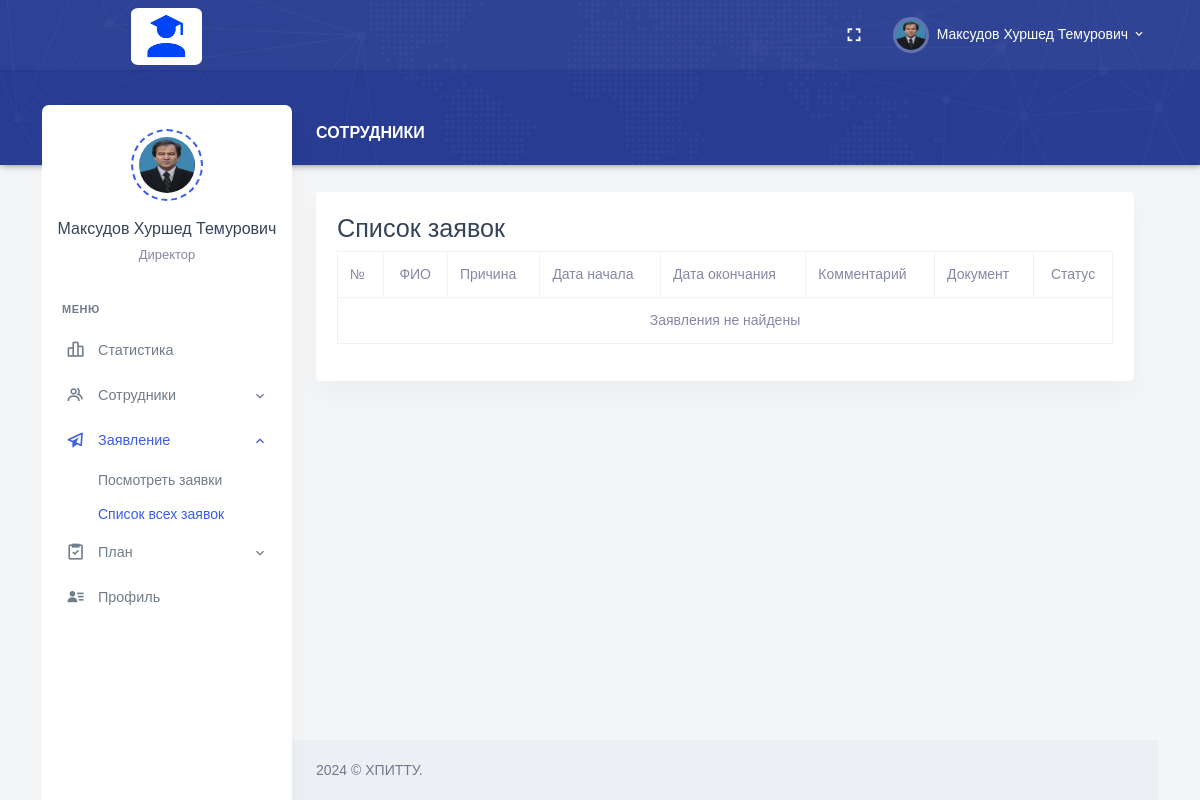
The page /Director/list-leave.php (signed in) on the database as committed earlier.
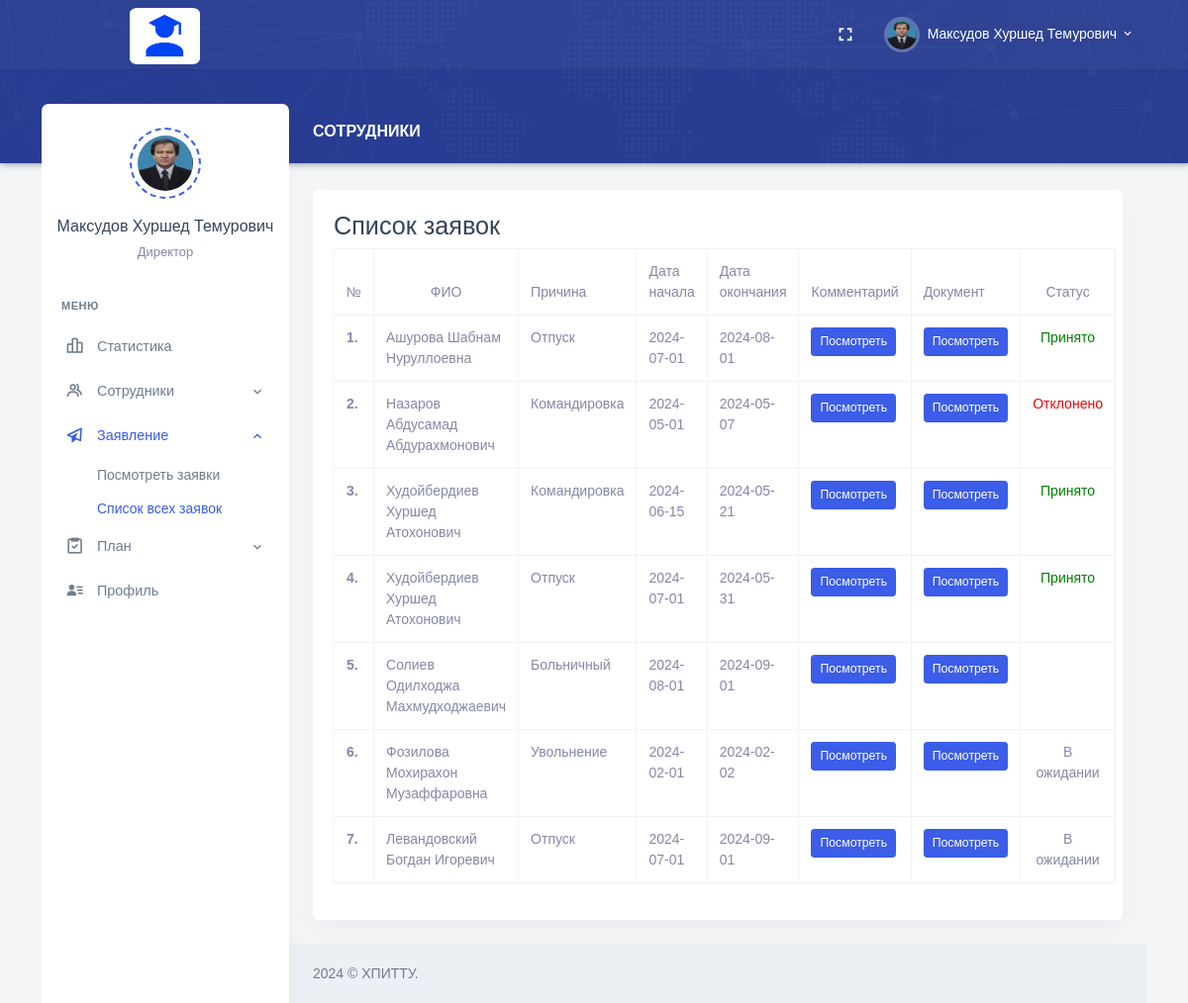
The same page on the database as committed later.
### tables this page shows
CREATE TABLE `employee_leave` (
  `leave_id` int NOT NULL AUTO_INCREMENT,
  `full_name` varchar(255) NOT NULL,
  `reason` varchar(255) DEFAULT NULL,
  `start_date` date DEFAULT NULL,
  `end_date` date DEFAULT NULL,
  `comments` varchar(1000) DEFAULT NULL,
  `Username` varchar(30) DEFAULT NULL,
  `status` varchar(50) NOT NULL,
  `pdf_file` blob,
  PRIMARY KEY (`leave_id`)
);

### Director/list-leave.php (the view, shortened to what this page needs)
<?php
require_once "header.php";
require_once "../conn.php";
$sql = "SELECT * FROM employee_leave";
$result = mysqli_query($conn , $sql);
$i = 1;
?>
<div class="main-content">
    <div class="page-content">
        <div class="row">
            <div class="col-12">
                <div class="page-title-box d-flex align-items-center justify-content-between">
                    <h4 class="page-title mb-0 font-size-18">Сотрудники</h4>
                </div>
            </div>
        </div>
        <link rel="stylesheet" type="text/css" href="https://cdn.datatables.net/1.11.6/css/jquery.dataTables.css">
<div class="row">
    <div class="col-12">
        <div class="card">
            <div class="card-body">
                <h3>Список заявок</h3>
                <div >
                <table id="datatable" class="table table-bordered " style="width: 100%;">
                        <thead>
                        <tr>
                                        <th>№</th>
                                        <th class="text-center">ФИО</th>
                                        <th>Причина</th>
                                        <th>Дата начала</th>
                                        <th>Дата окончания</th>
                                        <th>Комментарий</th>
                                        <th>Документ</th>
                                        <th class="text-center">Статус</th>
                                    </tr>
                                </thead>
                                <tbody>
                                    <?php
                                    if (mysqli_num_rows($result) > 0) {
                                        while ($rows = mysqli_fetch_assoc($result)) {
                                            $start_date = $rows["start_date"];
                                            $end_date = $rows["end_date"];
                                            $fullname = $rows["full_name"];
                                            $reason = $rows["reason"];
                                            $comments = $rows["comments"];
                                            $status = $rows["status"];
                                            $pdf_file = $rows["pdf_file"];
                                    ?>
                                    <tr>
                                        <th scope="row"><?php echo "$i."; ?></th>
                                        <td><?php echo $fullname; ?></td>
                                        <td><?php echo $reason; ?></td>
                                        <td><?php echo $start_date; ?></td>
                                        <td><?php echo $end_date; ?></td>
                                        <td>
                                            <div class="btn-group btn-group-sm" role="group" aria-label="Действия">
                                                <button type="button" class="btn btn-primary view-comments" data-bs-toggle="modal" data-bs-target="#commentModal" data-comment="<?php echo htmlspecialchars($comments); ?>">
                                                    Посмотреть
                                                </button>
                                            </div>
                                        </td>
                                        <td>
                                            <div class="btn-group btn-group-sm" role="group" aria-label="Действия">
                                                <a href="../Personal/uploads/<?php echo $pdf_file; ?>" target="_blank" class="btn btn-primary">Посмотреть</a>
                                            </div>
                                        </td>
                                        <td class="text-center">
                                            <?php
                                            if ($status == 'В ожидании') {
                                                echo "<span class='status'>В ожидании</span>";
                                            } elseif ($status == 'Принято') {
                                                echo "<span class='status-accepted'>Принято</span>";
                                            } elseif ($status == 'Отклонено') {
                                                echo "<span class='status-rejected'>Отклонено</span>";
                                            }
                                            ?>
                                        </td>
                                    </tr>
                                    <?php
                                            $i++;
                                        }
                                    } else {
                                        echo "<tr><td colspan='8' class='text-center'>Заявления не найдены</td></tr>";
                                    }
                                    ?>
                                </tbody>
                            </table>
                        </div>
                    </div>
                </div>
            </div>
        </div>
<?php
require_once "footer.php";
?>

Rows that differ between the two databases and show on the page:
added employee_leave: full_name "Ашурова Шабнам Нуруллоевна", reason "Отпуск", start_date "2024-07-01", end_date "2024-08-01", status "Принято"
added employee_leave: full_name "Назаров Абдусамад Абдурахмонович", reason "Командировка", start_date "2024-05-01", end_date "2024-05-07", status "Отклонено"
added employee_leave: full_name "Худойбердиев Хуршед Атохонович", reason "Командировка", start_date "2024-06-15", end_date "2024-05-21", status "Принято"
added employee_leave: full_name "Худойбердиев Хуршед Атохонович", reason "Отпуск", start_date "2024-07-01", end_date "2024-05-31", status "Принято"
added employee_leave: full_name "Солиев Одилходжа Махмудходжаевич", reason "Больничный", start_date "2024-08-01", end_date "2024-09-01"
added employee_leave: full_name "Фозилова Мохирахон Музаффаровна", reason "Увольнение", start_date "2024-02-01", end_date "2024-02-02", status "В ожидании"
added employee_leave: full_name "Левандовский Богдан Игоревич", reason "Отпуск", start_date "2024-07-01", end_date "2024-09-01", status "В ожидании"
Other text that changed with them:
text no longer shown: "Заявления не найдены"
